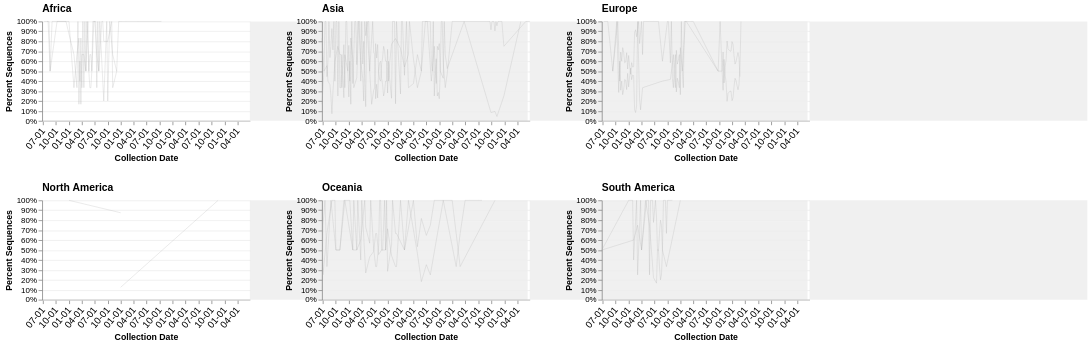

Specify this chart in Vega-Lite:
### Vega specification from a JSON file in a GitHub repository (floating-point values rounded to 4 significant figures; data arrays with more than 128 entries replaced by an {"elided": "..."} marker saying what was removed)
{"$schema": "https://vega.github.io/schema/vega/v5.json", "description": "A basic line chart example.", "width": 1000, "height": 350, "padding": 5, "signals": [{"name": "mode", "value": "lineage"}, {"name": "sortField", "value": "group"}, {"name": "sortDirection", "value": "ascending"}, {"name": "display_min_counts", "value": 5}, {"name": "display_min_percent", "value": 0.01}, {"name": "sig_min_counts", "value": 10}, {"name": "sig_min_percent", "value": 0.05}, {"name": "sig_min_r", "value": 0.5}, {"name": "facet_width", "update": "width"}, {"name": "facet_x", "update": "0"}, {"name": "subplot_hpadding", "value": 90}, {"name": "subplot_width", "update": "(facet_width - (subplot_hpadding * 2.4)) / 3"}, {"name": "subplot_range_x", "update": "[0, subplot_width]"}, {"name": "subplot_vpadding", "value": 100}, {"name": "subplot_height", "update": "(height - subplot_vpadding) / 2"}, {"name": "subplot_range_y", "update": "[subplot_height, 0]"}, {"name": "x_adjusted", "on": [{"events": "mousemove", "update": "x() - facet_x"}]}, {"name": "cur_mouse_col", "on": [{"events": "mousemove", "update": "if(x_adjusted >= 0 && x_adjusted <= subplot_width, 1, if(x_adjusted >= (subplot_width + (subplot_hpadding)) && (x_adjusted <= (subplot_width * 2) + (subplot_hpadding)), 2, if(x_adjusted >= (subplot_width * 2) + (subplot_hpadding * 2) && x_adjusted <= ((subplot_width * 3) + (subplot_hpadding * 2)), 3, -1)))"}]}, {"name": "cur_mouse_row", "on": [{"events": "mousemove", "update": "if(y() >= 0 && y() <= subplot_height, 1, if(y() >= subplot_height + subplot_vpadding && y() <= (subplot_height * 2) + subplot_vpadding, 2, -1))"}]}, {"name": "cur_region", "update": "if(cur_mouse_row == -1 || cur_mouse_col == -1, -1, ((cur_mouse_row - 1) * 3) + cur_mouse_col)"}, {"name": "cur_mouse_x", "on": [{"events": "mousemove", "update": "if(cur_mouse_col == -1, null, x_adjusted - ((cur_mouse_col - 1) * subplot_width) - ((cur_mouse_col - 1) * subplot_hpadding))"}]}, {"name": "cur_mouse_date", "update": "if(cur_mouse_col == -1, null, invert('dateX', cur_mouse_x))"}, {"name": "cur_mouse_y", "on": [{"events": "mousemove", "update": "if(cur_mouse_row > -1, y() - ((cur_mouse_row - 1) * (subplot_height + subplot_vpadding)), null)"}]}, {"name": "cur_mouse_percent", "update": "if(cur_region > -1, (1 - (cur_mouse_y / subplot_height)) * data('cur_max_percent')[0]['percent'], null)"}, {"name": "time_sensitivity", "value": 302400000}, {"name": "percent_sensitivity_factor", "value": 10}, {"name": "percent_sensitivity", "update": "if(cur_region > -1, data('cur_max_percent')[0]['percent'] / percent_sensitivity_factor, null)"}, {"name": "xLabelFormat", "value": "%m-%d"}], "data": [{"name": "group_reg", "format": {"type": "json"}, "values": [{"counts": 2644, "group": "A", "max_percent": 1, "pval": 0.2642, "r": -0.03278, "region": "Africa", "slope": -3.952e-05}, {"counts": 2132, "group": "B", "max_percent": 1, "pval": 3.707e-17, "r": 0.2288, "region": "Africa", "slope": 0.0002123}, {"counts": 6009, "group": "A", "max_percent": 1, "pval": 5.246e-67, "r": 0.4093, "region": "Asia", "slope": 0.0003289}, {"counts": 3558, "group": "B", "max_percent": 1, "pval": 6.053e-40, "r": 0.313, "region": "Asia", "slope": 0.0001916}, {"counts": 3130, "group": "A", "max_percent": 1, "pval": 1.899e-91, "r": 0.3645, "region": "Europe", "slope": 0.0001243}, {"counts": 2223, "group": "B", "max_percent": 1, "pval": 1.658e-81, "r": 0.3394, "region": "Europe", "slope": 7.624e-05}, {"counts": 1106, "group": "A", "max_percent": 1, "pval": 1.777e-47, "r": 0.2424, "region": "North America", "slope": 5.175e-05}, {"counts": 583, "group": "B", "max_percent": 1, "pval": 3.005e-32, "r": 0.2085, "region": "North America", "slope": 3.839e-05}, {"counts": 441, "group": "A", "max_percent": 1, "pval": 1.57e-36, "r": 0.2205, "region": "Oceania", "slope": 3.698e-05}, {"counts": 404, "group": "B", "max_percent": 1, "pval": 2.963e-34, "r": 0.268, "region": "Oceania", "slope": 8.97e-05}, {"counts": 1264, "group": "A", "max_percent": 1, "pval": 0.007523, "r": -0.07827, "region": "South America", "slope": -7.908e-05}, {"counts": 701, "group": "B", "max_percent": 1, "pval": 0.7642, "r": -0.009225, "region": "South America", "slope": -7.811e-06}]}, {"name": "hide_groups", "source": "group_reg", "transform": [{"type": "aggregate", "groupby": ["group"], "fields": ["counts", "max_percent"], "ops": ["sum", "max"], "as": ["counts", "max_percent"]}, {"type": "filter", "expr": "datum.counts < display_min_counts || datum.max_percent < display_min_percent"}, {"type": "formula", "as": "hide", "expr": "true"}]}, {"name": "valid_groups", "source": "group_reg", "transform": [{"type": "filter", "expr": "datum.r > sig_min_r && datum.counts > sig_min_counts && datum.max_percent > sig_min_percent"}, {"type": "aggregate", "groupby": ["group"], "fields": ["counts", "max_percent"], "ops": ["sum", "max"], "as": ["counts", "max_percent"]}]}, {"name": "valid_groups_color", "source": "valid_groups", "transform": [{"type": "collect", "sort": {"field": {"signal": "sortField"}, "order": {"signal": "sortDirection"}}}, {"type": "formula", "expr": "scale('group_color', datum.group)", "as": "color"}]}, {"name": "group_counts", "format": {"type": "json"}, "values": {"elided": "553 records"}, "transform": [{"type": "lookup", "from": "hide_groups", "key": "group", "values": ["hide"], "fields": ["group"], "as": ["hide"], "default": false}, {"type": "filter", "expr": "!datum.hide"}, {"type": "formula", "expr": "if(indata('valid_groups', 'group', datum.group), true, false)", "as": "valid"}, {"type": "collect", "sort": {"field": ["region", "group", "collection_period"], "order": ["ascending", "ascending", "ascending"]}}]}, {"name": "max_percents", "source": "group_counts", "transform": [{"type": "aggregate", "groupby": ["region"], "fields": ["percent"], "ops": ["max"], "as": ["percent"]}, {"type": "identifier", "as": "index"}]}, {"name": "cur_max_percent", "source": "max_percents", "transform": [{"type": "filter", "expr": "datum.index == cur_region"}]}, {"name": "tooltip_group", "source": "group_counts", "transform": [{"type": "filter", "expr": "cur_region > -1 && datum.region == data('cur_max_percent')[0]['region'] && abs(datum.collection_period - time(cur_mouse_date)) <= time_sensitivity && abs(datum.percent - cur_mouse_percent) <= percent_sensitivity"}, {"type": "project", "fields": ["group"], "as": ["group"]}]}, {"name": "hover_legend", "values": []}, {"name": "all_hover", "source": ["tooltip_group", "hover_legend"]}, {"name": "annotation", "values": [{"start": -30, "end": 0}], "transform": [{"type": "formula", "expr": "now() + (1000 * 60 * 60 * 24 * datum.start)", "as": "start"}, {"type": "formula", "expr": "now() + (1000 * 60 * 60 * 24 * datum.end)", "as": "end"}]}], "scales": [{"name": "dateX", "type": "time", "domain": {"data": "group_counts", "field": "collection_period"}, "range": {"signal": "subplot_range_x"}}, {"name": "group_color", "type": "ordinal", "domain": {"data": "valid_groups", "field": "group"}, "range": {"scheme": "tableau20"}}], "marks": [{"name": "facets", "type": "group", "encode": {"update": {"x": {"signal": "facet_x"}, "y": {"value": 0}, "width": {"signal": "facet_width"}, "height": {"signal": "height"}}}, "signals": [{"name": "width", "update": "facet_width"}, {"name": "height", "update": "height"}], "layout": {"columns": 3, "padding": {"row": {"signal": "subplot_vpadding"}, "column": {"signal": "subplot_hpadding"}}, "bounds": "flush"}, "marks": [{"name": "region_grid", "type": "group", "encode": {"update": {"x": {"value": 0}, "width": {"signal": "subplot_width"}, "height": {"signal": "subplot_height"}}}, "signals": [{"name": "width", "update": "subplot_width"}, {"name": "height", "update": "subplot_height"}], "from": {"facet": {"name": "group_per_region", "data": "group_counts", "groupby": "region"}}, "title": {"text": {"signal": "parent.region"}, "anchor": "start", "frame": "group"}, "scales": [{"name": "percentY", "type": "linear", "domain": {"data": "group_per_region", "field": "percent"}, "range": {"signal": "subplot_range_y"}}], "axes": [{"scale": "dateX", "orient": "bottom", "format": {"signal": "xLabelFormat"}, "grid": false, "gridColor": "#DDD", "labelAngle": 310, "labelAlign": "right", "labelBaseline": "middle", "labelPadding": 5, "labelFontSize": 12, "title": "Collection Date"}, {"scale": "percentY", "orient": "left", "format": "%", "title": "Percent Sequences", "grid": true, "gridColor": "#EEE"}], "marks": [{"type": "group", "from": {"facet": {"name": "group_date", "data": "group_per_region", "groupby": "group"}}, "signals": [], "data": [{"name": "valid_group_date", "source": "group_date", "transform": [{"type": "filter", "expr": "datum.valid || indata('valid_groups', 'group', datum.group)"}]}, {"name": "invalid_group_date", "source": "group_date", "transform": [{"type": "filter", "expr": "!datum.valid && !indata('valid_groups', 'group', datum.group)"}]}, {"name": "max_date", "source": "group_date", "transform": [{"type": "aggregate", "groupby": ["group"], "fields": ["collection_period"], "ops": ["max"], "as": ["max_date"]}]}, {"name": "label", "source": "group_date", "transform": [{"type": "filter", "expr": "datum.collection_period == data('max_date')[0]['max_date'] && indata('all_hover', 'group', datum.group)"}]}], "marks": [{"type": "line", "from": {"data": "valid_group_date"}, "encode": {"update": {"x": {"scale": "dateX", "field": "collection_period"}, "y": {"scale": "percentY", "field": "percent"}, "stroke": {"scale": "group_color", "field": "group"}, "strokeWidth": {"value": 2}, "strokeOpacity": [{"test": "!length(data('all_hover')) || indata('all_hover', 'group', datum.group)", "value": 1.0}, {"value": 0.3}], "zindex": {"value": 2}}}}, {"type": "line", "from": {"data": "invalid_group_date"}, "encode": {"update": {"x": {"scale": "dateX", "field": "collection_period"}, "y": {"scale": "percentY", "field": "percent"}, "stroke": {"value": "#aaa"}, "strokeWidth": [{"test": "length(data('all_hover')) && indata('all_hover', 'group', datum.group)", "value": 1.5}, {"value": 1.0}], "strokeOpacity": [{"test": "length(data('all_hover')) && indata('all_hover', 'group', datum.group)", "value": 0.8}, {"value": 0.3}], "zindex": {"value": 1}}}}, {"type": "text", "from": {"data": "label"}, "encode": {"update": {"x": {"scale": "dateX", "field": "collection_period", "offset": 3}, "y": {"scale": "percentY", "field": "percent"}, "text": {"field": "group"}, "fill": [{"test": "!indata('valid_groups', 'group', datum.group)", "value": "#aaa"}, {"scale": "group_color", "field": "group"}], "fontSize": {"value": 10}, "fontWeight": {"value": "500"}, "baseline": {"value": "middle"}}}}]}, {"type": "rect", "from": {"data": "annotation"}, "encode": {"update": {"x": {"scale": "dateX", "field": "start"}, "x2": {"signal": "width"}, "y": {"value": 0}, "y2": {"signal": "height"}, "fill": {"value": "#CCC"}, "opacity": {"value": 0.3}}}}]}]}, {"type": "group", "encode": {"update": {"x": {"value": 900}, "y": {"value": 0}, "width": {"value": 100}, "height": {"signal": "height"}}}}]}
